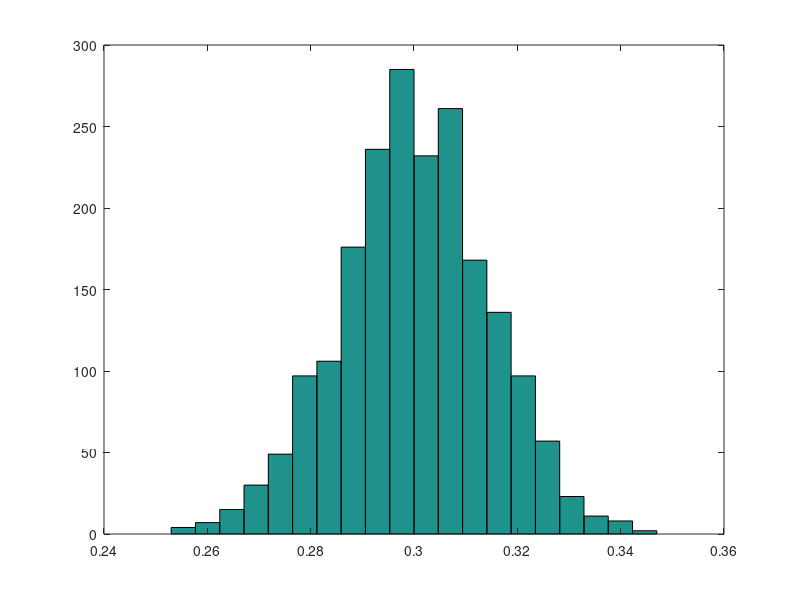

Write the MATLAB code that produced this figure. (Note: this script raises an error after producing the figure.)
%3)
X = rand(1000,2000) < 0.3;
fX = mean(X);
hist(fX,20)

%4)
C = cov(x,y);
covariance = C(1,2);
figure
hold on
plot(x,'linewidth',3)
plot(y,'linewidth',3)
std_x = std(x);
std_y = std(y);
xcorrxy = xcorr(x,y);
figure
plot(xcorrxy,'linewidth',2)
corrcoefxy = corrcoef(x,y);
